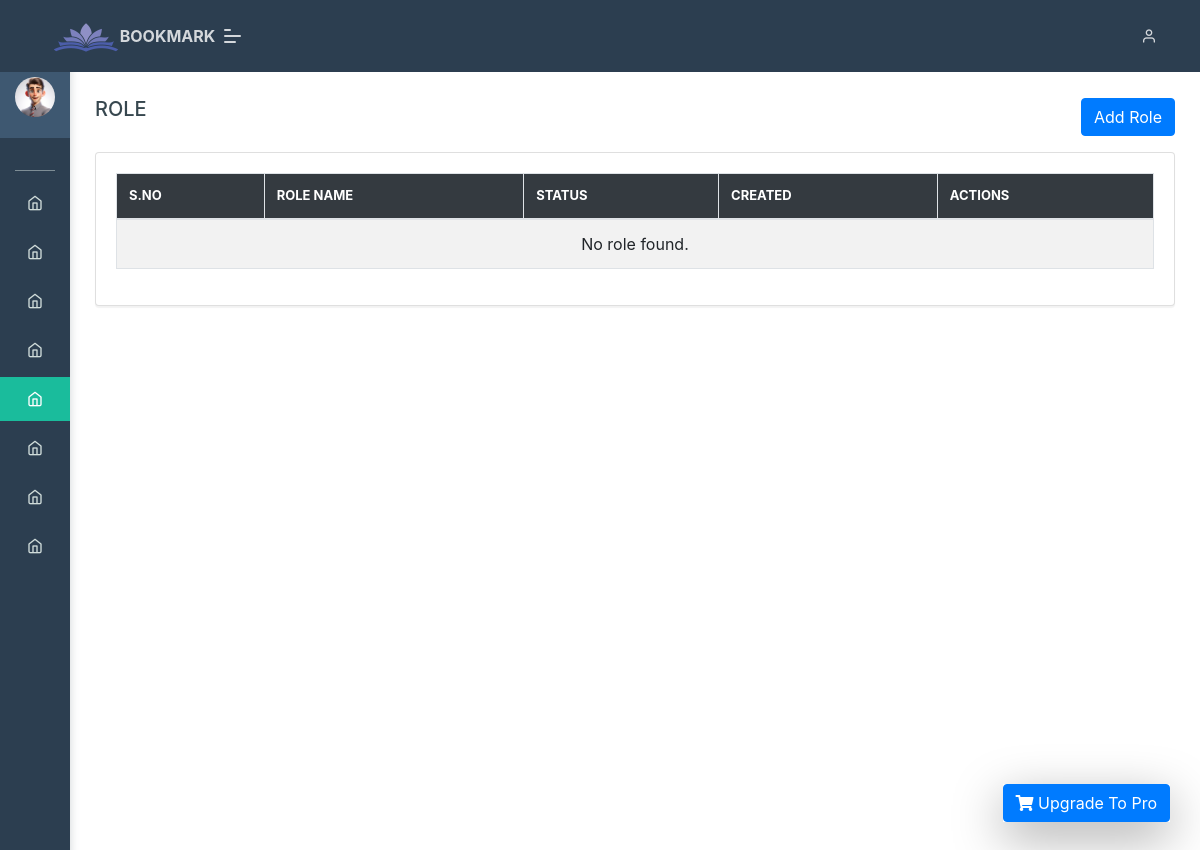
/admin/role.php (signed in), run on an earlier commit of the app's database.
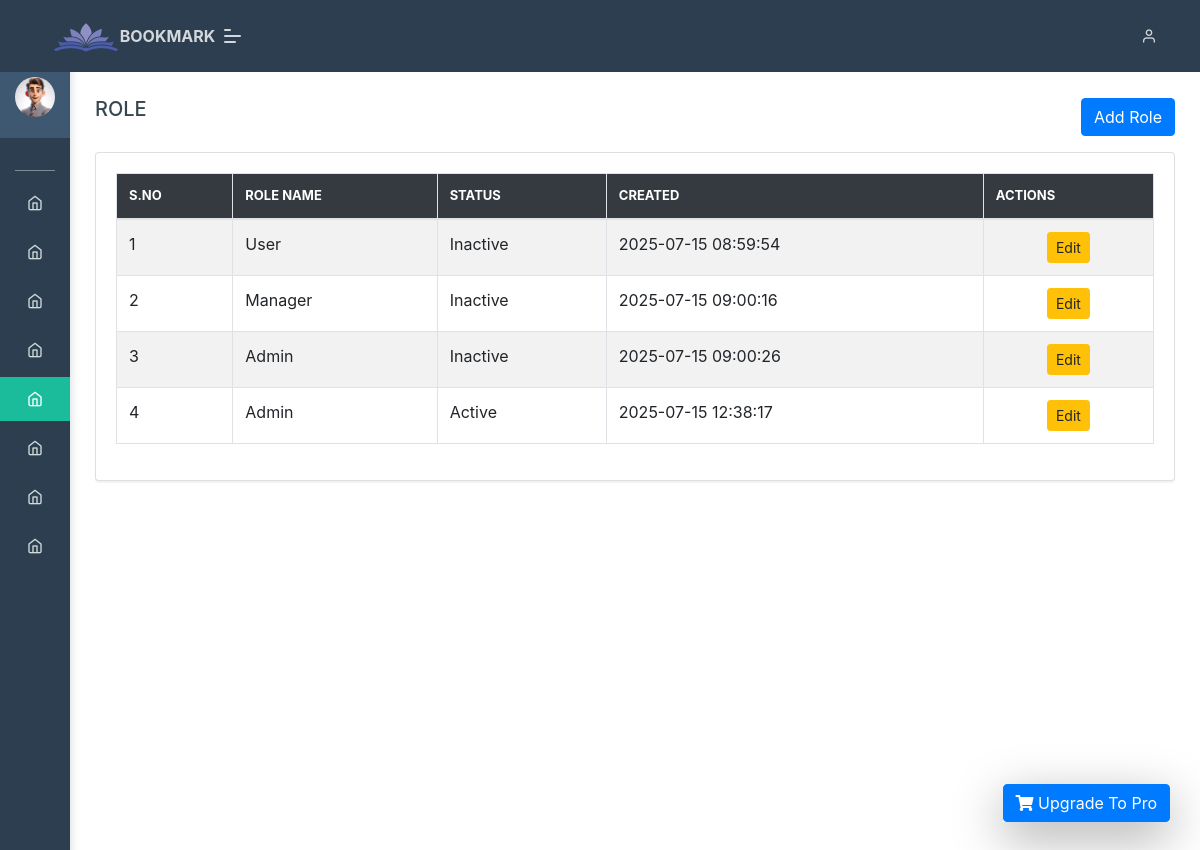
And on a later commit of the database.
### tables this page shows
CREATE TABLE `role` (
  `id` int(11) NOT NULL,
  `role_name` varchar(100) NOT NULL,
  `status` enum('0','1') NOT NULL DEFAULT '0',
  `created` datetime NOT NULL,
  `updated` datetime NOT NULL
);

### admin/role.php (the view, shortened to what this page needs)
<?php include("include/adminHeader.php"); ?>
<?php include("config.php"); ?>
<?php
$result = mysqli_query($conn, "SELECT id, role_name, status, created FROM role ORDER BY created ASC");
while ($row = mysqli_fetch_assoc($result)) {
    $role[] = $row;
}
?>
<body class="">
    <?php include("include/navBar.php"); ?>
    <div class="pcoded-main-container">
        <div class="pcoded-content">
            <div class="page-header">
                <div class="page-block">
                    <div class="row align-items-center">
                        <div class="col-md-12">
                            <div class="d-flex justify-content-between align-items-center mb-3">
                                <h5 class="m-b-10">ROLE</h5>
                                <a href="add_role.php" class="btn btn-primary">Add Role</a>
                            </div>
                            <div class="card">
                                <div class="card-body table-border-style">
                                    <div class="table-responsive">
                                        <table class="table table-bordered table-striped" id="roleTable">
                                            <thead>
                                                <tr>
                                                    <th>S.No</th>
                                                    <th>ROLE NAME</th>
                                                    <th>Status</th>
                                                    <th>Created</th>
                                                    <th>Actions</th>
                                                </tr>
                                            </thead>
                                            <tbody>
                                                <?php if (!empty($role)): ?>
                                                    <?php foreach ($role as $index => $roles): ?>
                                                        <tr>
                                                            <td><?= $index + 1; ?></td>
                                                            <td><?= htmlspecialchars($roles['role_name']); ?></td>
                                                            <td><?= ($roles['status'] == '1') ? "Active" : "Inactive"; ?></td>
                                                            <td><?= $roles['created']; ?></td>
                                                            <td class="text-center">
                                                                <a href="edit_role.php?action=edit&id=<?= $roles['id']; ?>" class="btn btn-sm btn-warning">Edit</a>
                                                                </td>
                                                        </tr>
                                                    <?php endforeach; ?>
                                                <?php else: ?>
                                                    <tr>
                                                        <td colspan="5" class="text-center">No role found.</td>
                                                    </tr>
                                                <?php endif; ?>
                                            </tbody>
                                        </table>
                                    </div>
                                </div>
                            </div>
                        </div>
                    </div>
                </div>
            </div>
        </div>
    </div>
    <?php include("include/adminFooter.php"); ?>
</body>

What changed in the data, as far as the page shows it:
added role: role_name "User", status "Inactive", created "2025-07-15 08:59:54"
added role: role_name "Manager", status "Inactive", created "2025-07-15 09:00:16"
added role: role_name "Admin", status "Inactive", created "2025-07-15 09:00:26"
added role: role_name "Admin", status "Active", created "2025-07-15 12:38:17"
Also different on the page:
text no longer shown: "No role found."
